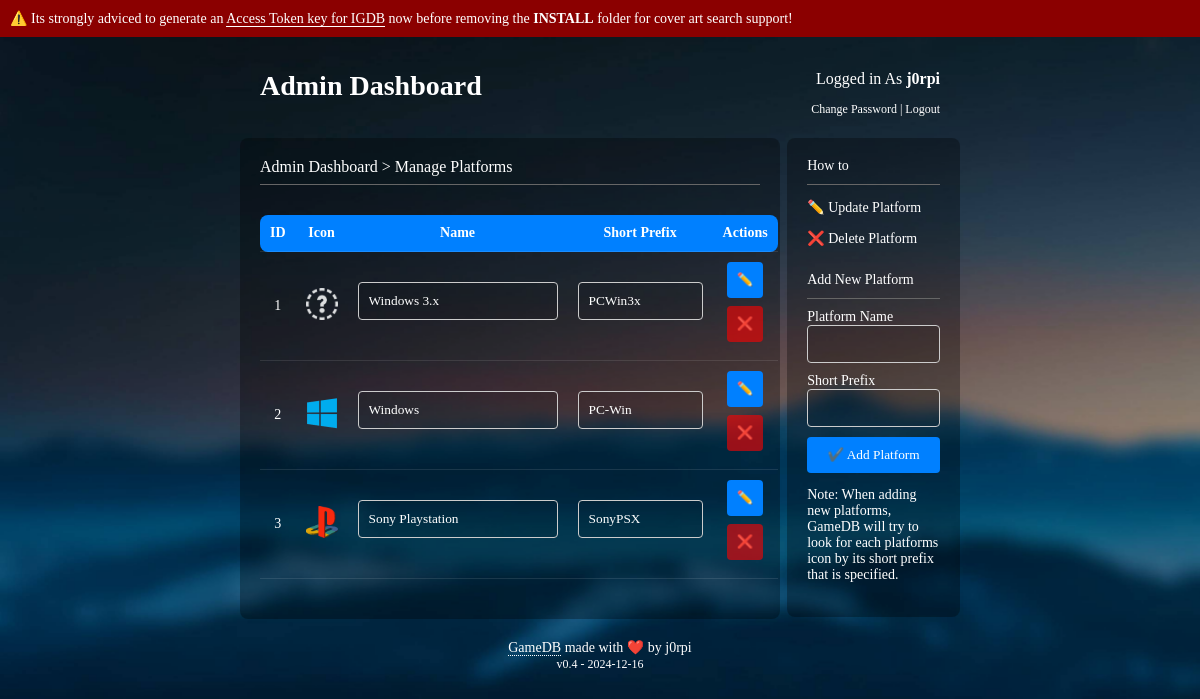
Page /admin/platforms.php (signed in) on the committed database.
### tables this page shows
CREATE TABLE platforms (
		id INTEGER PRIMARY KEY AUTOINCREMENT,
		name TEXT NOT NULL UNIQUE,
		short_prefix TEXT NOT NULL
	);

### include/config.php (called while the page is built, shortened)
<?php
$style = 'default';
?>

### version.php (called while the page is built)
<?php
$version = "v0.4 - 2024-12-16";
?>

### admin/platforms.php (the view, shortened to what this page needs)
<?php
include('../include/config.php');
include('../include/functions.php');
include('../version.php');
$db = new SQLite3('../games.db');
$result = $db->query('SELECT * FROM platforms');
?>
<!DOCTYPE html>
<html lang="en">
<head>
    <link rel="stylesheet" href="../styles/<?php getConfigVar('style') ?>/style.catplat.css">
</head>
<body>
<?php
$folder = "../install";
if(is_dir($folder)) {
	echo "<div class='errorbar'><span style='margin-bottom: 2px'>⚠</span>️ Its strongly adviced to generate an <a href='../install/generate_token.php' style='text-decoration: none; border-bottom: 1px solid white;'>Access Token key for IGDB</a> now before removing the <strong>INSTALL</strong> folder for cover art search support!</div><br><br>";
	echo "<br><br><div class='bg-text' style='margin-top: 50px;'>";
}
else
{
	echo "<br><br><div class='bg-text' style='margin-top: 50px;'>";
}
?>
    <h1>Admin Dashboard <span style="float:right; font-size: 16px; font-weight: normal;">Logged in As <strong><?php echo $_SESSION['admin_username']; ?></strong></span><br><span style="float:left; font-size: 12px; font-weight: normal;"></span><span style="float:right; font-size: 12px; font-weight: normal;"><a href="password.php" style="">Change Password</a> | <a href="logout.php" style="">Logout</a></h1><br>
	<div class="info-container">
		<span>How to</span>
		<div class="thindivider"></div>
		<p>✏️ Update Platform</p>
		<p>❌ Delete Platform</p>
		<span>Add New Platform</span>
		<div class="thindivider"></div>
		<form method="POST">
            <label for="name_add">Platform Name</label>
            <input type="text" id="name_add" name="name_add" required>
			<label for="short_prefix_add">Short Prefix</label>
			<input type="text" id="short_prefix_add" name="short_prefix_add" required>
            <button type="submit" name="add_plat">✔️ Add Platform</button>
        </form>
		<p>Note: When adding new platforms, GameDB will try to look for each
		platforms icon by its short prefix that is specified.</p>
	</div>
	<div class="form-container">
        <span class="button-row-text"><a href="index.php">Admin Dashboard</a> > Manage Platforms</span><br>
		<div class="thindivider"></div>
		<table>
            <thead>
            <tr style="font-size: 14px;">
				<th style="text-align: center; width: 10px">ID</th>
				<th style="text-align: center; width: 32px">Icon</th>
				<th style="text-align: center; width: 125px">Name</th>
				<th style="text-align: center; width: 125px">Short Prefix</th>
				<th style="text-align: center; width: 125px">Actions</th>
                </tr>
            </thead>
            <tbody>
                <?php while ($platform = $result->fetchArray(SQLITE3_ASSOC)): ?>
                <tr>
                    <form method="POST">
						<td style="text-align: center;" name="id"><?= $platform['id'] ?></td>
						<?php
						if (file_exists("../styles/" . $style . "/img/platform_icons/" . $platform['short_prefix'] . ".png")) {
							echo "<td style='text-align: center;' name='platform_icon'><img style='width: 32px;' src='../styles/" . $style . "/img/platform_icons/" . $platform['short_prefix'] . ".png' /></td>";
						}
						else {
							echo "<td style='text-align: center;' name='platform_icon'><img style='width: 32px;' src='../styles/" . $style . "/img/platform_icons/unknown.png' /></td>";
						}
						?>
						<td><center><input type="text" name="name" value="<?= $platform['name'] ?>" style="width: 200px;"></center></td>
						<td style="text-align: center;"><center><input type="text" name="short_prefix" value="<?= $platform['short_prefix'] ?>" style="width: 125px;"></center></td>
                        <td>
						<center>
                            <button type="submit" style="vertical-align: middle; margin-bottom: 8px;" name="update_id" title="Update this game" value="<?= $platform['id'] ?>">✏️</button>
                            <button type="submit" style="background-color: rgba(255,0,0,0.6); vertical-align: middle; margin-bottom: 8px;" title="Delete" name="delete_id" value="<?= $platform['id'] ?>">❌</button>
                        </td>
                    </form>
                </tr>
                <?php endwhile; ?>
            </tbody>
        </table>
    </div>
<div class="footerdivider">
	<div class="footer-content">
		<center><a href='https://github.com/j0rpi/GameDB' style='text-decoration: none; border-bottom: 1px dotted white;'>GameDB</a> made with ❤️ by j0rpi<br><span style="font-weight: 200; font-size: 12px;"><?php echo $version; ?></span></center>
	</div>
</div>
	</div>
</body>
</html>

### styles/default/style.catplat.css (style rules this page uses)
body, html { height: 100%; margin: 0; font-size: 14px; font-family: Bahnschrift; color: white; background-attachment: fixed; background-image: url("img/bg.jpg"); background-size: cover; }
* { box-sizing: border-box; }
table { width: 100%; border-collapse: collapse; margin-bottom: 20px; margin-top: 30px; }
th, td { padding: 10px; border: 0px solid #666666; text-align: left; }
th { background-color: #0080ff; color: white; font-size: 14px; }
tr { border-bottom: 1px solid rgba(255,255,255,0.1); }
h1 { margin: 20px; color: white; }
.form-container { background-color: rgb(0,0,0); background-color: rgba(0,0,0, 0.3); width: 75%; padding: 20px; border-radius: 8px; margin-bottom: 20px; }
.info-container { background-color: rgb(0,0,0); background-color: rgba(0,0,0, 0.3); padding: 20px; border-radius: 8px; margin-bottom: 20px; width: 24%; float: right; }
.form-container form { display: flex; flex-direction: column; border: 0px solid black; }
.form-container input, .form-container select { padding: 10px; margin-bottom: 10px; border: 1px solid #ccc; border-radius: 4px; font-family: Bahnschrift; background-color: rgb(0,0,0); background-color: rgba(0,0,0, 0.1); color:white; }
.form-container button { padding: 10px; background-color: #0080ff; color: white; border: none; border-radius: 4px; cursor: pointer; font-family: Bahnschrift; }
.bg-text { position: absolute; top: 50%; left: 50%; transform: translate(-50%, -50%); z-index: 1; width: 60%; height: 100%; padding: 0px; border: 0px solid black; }
a { color: white; text-decoration: none; }
.button-row-text { float:left; font-size: 16px; }
th:first-child { border-radius: 8px 0px 0px 8px; }
th:last-child { border-radius: 0px 8px 8px 0px; }
.errorbar { width: 100% height: 25px; padding: 10px; font-family: Bahnschrift; font-size: 14px; background-color: darkred; }
.info-container input, .form-container select { padding: 10px; margin-bottom: 10px; border: 1px solid #ccc; border-radius: 4px; font-family: Bahnschrift; background-color: rgb(0,0,0); background-color: rgba(0,0,0, 0.1); color:white; width: 100%; }
.info-container button { padding: 10px; background-color: #0080ff; color: white; border: none; border-radius: 4px; cursor: pointer; font-family: Bahnschrift; width: 100%; }
.thindivider { border-bottom: 1px solid #666666; width: 100%; margin-top: 10px; margin-bottom: 10px; }

### rows in the picture
platforms: id "1", name "Windows 3.x", short_prefix "PCWin3x"
platforms: id "2", short_prefix (picture), name "Windows", short_prefix "PC-Win"
platforms: id "3", short_prefix (picture), name "Sony Playstation", short_prefix "SonyPSX"

### other values in the picture
$_SESSION['admin_username'] "j0rpi"
$version "v0.4 - 2024-12-16"
